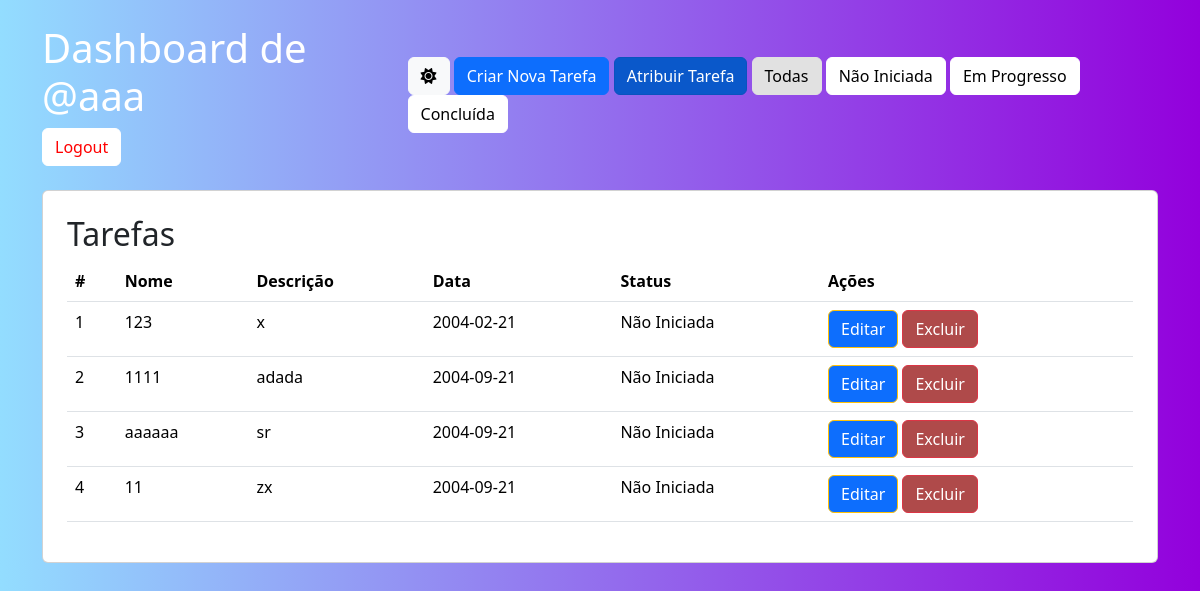
Page /dashboard (signed in) on the earlier database version.
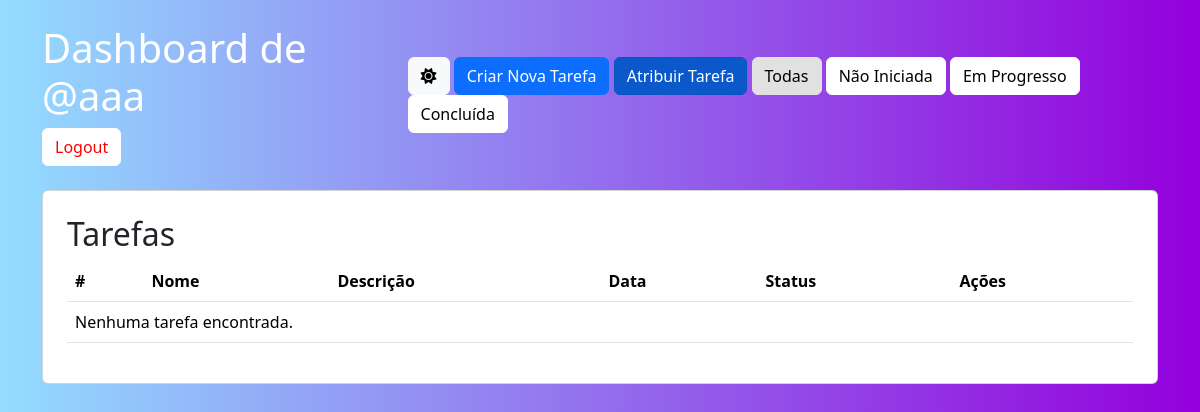
Same page on the later database version.
### models.py (models this page shows)
class User(db.Model, UserMixin):
    id = db.Column(db.Integer, primary_key=True)
    name = db.Column(db.String(100), nullable=False)
    password = db.Column(db.String(100), nullable=False)
    events = db.relationship('Event', backref='user', lazy=True)

class Event(db.Model):
    id = db.Column(db.Integer, primary_key=True)
    name = db.Column(db.String(100), nullable=False)
    date = db.Column(db.Date, nullable=False)
    description = db.Column(db.Text, nullable=False)
    status = db.Column(Enum(StatusEnum), nullable=False, default=StatusEnum.NOT_STARTED.name)
    user_id = db.Column(db.Integer, db.ForeignKey('user.id'), nullable=False)

### main.py (the view)
@app.route('/dashboard', methods=['GET'])
@login_required
def dashboard():
    users = User.query.all()
    filter_status = request.args.get('filter')
    if filter_status:
        events = Event.query.filter_by(user_id=current_user.id, status=filter_status).all()
    else:
        events = Event.query.filter_by(user_id=current_user.id).all()
    return render_template('dashboard.html', events=events, filter=filter_status)

### models.py (called while the page is built)
@login_manager.user_loader
def load_user(user_id):
    return User.query.get(int(user_id))

### templates/dashboard.html (shortened to what this page needs)
<!DOCTYPE html>
<html lang="en">
<head>
    <link href="https://cdn.jsdelivr.net/npm/bootstrap@5.3.3/dist/css/bootstrap.min.css" rel="stylesheet">
    <link rel="stylesheet" href="https://cdnjs.cloudflare.com/ajax/libs/font-awesome/6.0.0-beta3/css/all.min.css">
    <link rel="stylesheet" href="https://cdn.jsdelivr.net/npm/sweetalert2@11/dist/sweetalert2.min.css">
    <link rel="stylesheet" href="static/css/styles.css" type="text/css">
</head>
<body>
    <div class="container">
        <div class="d-flex justify-content-between align-items-center my-4">
            <div>
                <h1>Dashboard de @{{ current_user.name }}</h1>
                <a href="{{ url_for('logout') }}" class="btn btn-secondary logout-button">Logout</a>
            </div>
            <div>
                <button id="toggle-mode" class="btn btn-light toggle-button" onclick="toggleDarkMode()">
                    <i id="mode-icon" class="fas fa-sun"></i>
                </button>
                <a href="{{ url_for('new_event') }}" class="btn btn-primary new-task-button">Criar Nova Tarefa</a>
                <a href="{{ url_for('atribuir_tarefa') }}" class="btn btn-primary atribuir-task-button {% if not filter %}active{% endif %}">Atribuir Tarefa</a>
                <a href="{{ url_for('dashboard') }}" class="btn btn-secondary {% if not filter %}active{% endif %} filter-button">Todas</a>
                <a href="{{ url_for('dashboard', filter='NOT_STARTED') }}" class="btn btn-secondary {% if filter == 'NOT_STARTED' %}active{% endif %} filter-button">Não Iniciada</a>
                <a href="{{ url_for('dashboard', filter='IN_PROGRESS') }}" class="btn btn-secondary {% if filter == 'IN_PROGRESS' %}active{% endif %} filter-button">Em Progresso</a>
                <a href="{{ url_for('dashboard', filter='FINISHED') }}" class="btn btn-secondary {% if filter == 'FINISHED' %}active{% endif %} filter-button">Concluída</a>
            </div>
        </div>
        <div class="card p-4">
            <h2>Tarefas</h2>
            <table class="table">
                <thead>
                    <tr>
                        <th>#</th>
                        <th>Nome</th>
                        <th>Descrição</th>
                        <th>Data</th>
                        <th>Status</th>
                        <th>Ações</th>
                    </tr>
                </thead>
                <tbody>
                    {% if not events %}
                        <tr>
                            <td colspan="6">Nenhuma tarefa encontrada.</td>
                        </tr>
                    {% else %}
                        {% for event in events %}
                            <tr>
                                <td>{{ loop.index }}</td>
                                <td>{{ event.name }}</td>
                                <td>{{ event.description }}</td>
                                <td>{{ event.date }}</td>
                                <td>{{ event.status.value }}</td>
                                <td>
                                    <a href="{{ url_for('edit_event', event_id=event.id) }}" class="btn btn-warning edit_button">Editar</a>
                                    <form action="{{ url_for('delete_event', event_id=event.id) }}" method="post" style="display:inline;" onsubmit="return confirmDelete(event);">
                                        <button type="submit" class="btn btn-danger delete_button">Excluir</button>
                                    </form>
                                </td>
                            </tr>
                        {% endfor %}
                    {% endif %}
                </tbody>
            </table>
        </div>
    </div>
</body>
</html>

### static/css/styles.css (style rules this page uses)
:root { --dashboard_background: #3e3e3e; --dashboard_text: white; --tasks_dark_color: #232323; --tasks_border_color: rgb(122, 122, 122); --taks_text_color: white; --new_task_button_color: rgb(13, 110, 253); --new_task_button_border_color: rgb(0, 97, 208); --edit_button_color: var(--new_task_button_color); --filter_button_color: rgb(34,34,34); --filter_border_color: rgb(34,34,34); --filter_text_color: white; }
body { background: linear-gradient(to right, #93ddff, #9300dc); color: white; }
.filter-button { background-color: white; border-color: white; color: black; }
.filter-button.active { background-color: rgb(225, 225, 225); border-color: rgb(225, 225, 225); color: black; }
.logout-button { color: red; background-color: white; border-color: white; }
.dark-mode .new-task-button, .atribuir-task-button { background-color: var(--new_task_button_color); border-color: var(--new_task_button_border_color); }

Differences in the rows shown:
removed Event: name "123", description "x", date "2004-02-21", status.value "Não Iniciada"
removed Event: name "1111", description "adada", date "2004-09-21", status.value "Não Iniciada"
removed Event: name "aaaaaa", description "sr", date "2004-09-21", status.value "Não Iniciada"
removed Event: name "11", description "zx", date "2004-09-21", status.value "Não Iniciada"
Other differences:
text now shown: "Nenhuma tarefa encontrada."
